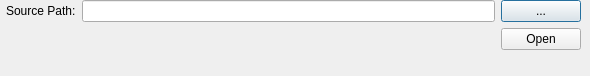
<?xml version="1.0" encoding="UTF-8"?>
<ui version="4.0">
 <class>Dialog</class>
 <widget class="QDialog" name="Dialog">
  <property name="geometry">
   <rect>
    <x>0</x>
    <y>0</y>
    <width>590</width>
    <height>76</height>
   </rect>
  </property>
  <property name="windowTitle">
   <string>Dialog</string>
  </property>
  <widget class="QWidget" name="formLayoutWidget_2">
   <property name="geometry">
    <rect>
     <x>0</x>
     <y>0</y>
     <width>581</width>
     <height>71</height>
    </rect>
   </property>
   <layout class="QFormLayout" name="formLayout_2">
    <item row="1" column="1">
     <layout class="QHBoxLayout" name="horizontalLayout">
      <item>
       <widget class="QLabel" name="label">
        <property name="text">
         <string>Source Path:</string>
        </property>
       </widget>
      </item>
      <item>
       <widget class="QLineEdit" name="lineEdit"/>
      </item>
      <item>
       <widget class="QPushButton" name="btn_openFile">
        <property name="text">
         <string>...</string>
        </property>
       </widget>
      </item>
     </layout>
    </item>
    <item row="2" column="1">
     <layout class="QHBoxLayout" name="horizontalLayout_2">
      <item>
       <spacer name="horizontalSpacer_2">
        <property name="orientation">
         <enum>Qt::Horizontal</enum>
        </property>
        <property name="sizeHint" stdset="0">
         <size>
          <width>40</width>
          <height>20</height>
         </size>
        </property>
       </spacer>
      </item>
      <item>
       <widget class="QPushButton" name="btn_open">
        <property name="text">
         <string>Open</string>
        </property>
       </widget>
      </item>
     </layout>
    </item>
   </layout>
  </widget>
 </widget>
 <resources/>
 <connections/>
</ui>
